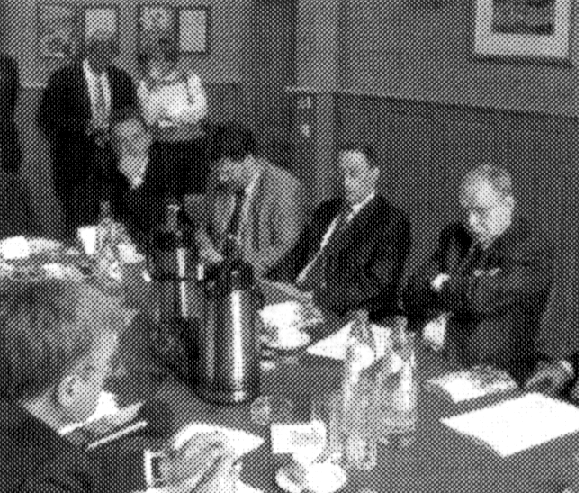
%> input picture Image processing/lucraak.tif, 579 x 493 px
$ octave wz4oef1.m   (GNU Octave 9; MATLAB toolbox functions it lacks are replaced by stand-ins)
%> lines starting %> are read from the running program, lines starting %| are printed output that depends on the picture
% Werkzitting 4 opgaves bij 1 digitalisatie van drukwerk
%lucraak is de krantenfoto

%oef 1
f = imread('lucraak.tif');
%> f is the input picture: size 493x579 uint8; min 0, max 255, mean 97.7
f = double(f)/255; f = flipud(f);

figure(1)
pcolor(f); shading interp; colormap('gray');
%> after `colormap('gray')`:
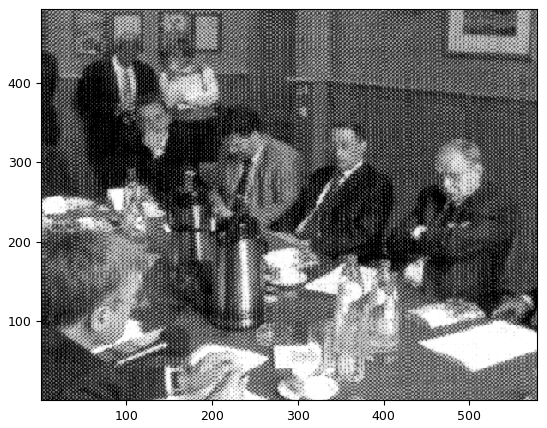
%> figure redrawn from the program's plot data

%oef 2
F = real(fftshift(fft2(f)));

figure(2)
surf(log10(abs(F))); shading interp;

%oef 3

[m,n] = size(f);
%> m = 493; n = 579
mi = floor(m/2);
%> mi = 246
mj = floor(n/2);
%> mj = 289
N = 1;
D0 = 10;
%laplaciaan parabool
for i = 1:m
    for j = 1:n
        L(i,j) = 1/(1+(sqrt((i-mi)^2+(j-mj)^2)/D0)^(2*N));
    end
end
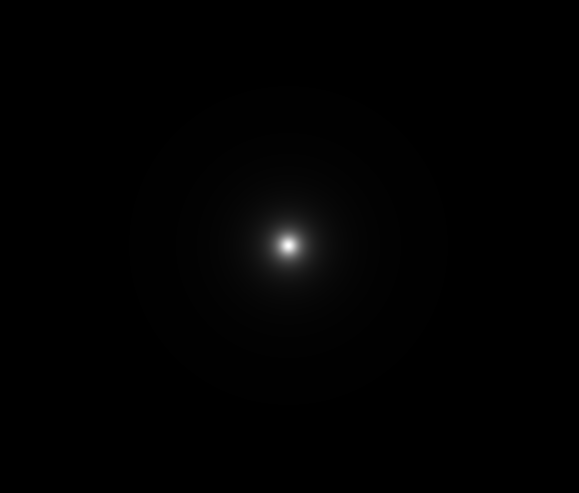
%> L: size 493x579 double; min 0.000689, max 1, mean 0.00747
%}

L2=L(mi+[-65:65],mj+[-65:65]); L2 = 1-L2;

F2=F;
F2(350+[-65:65],170+[-65:65]) = F2(350+[-65:65],170+[-65:65]) .* L2;
%> F2: size 493x579 double; min -9856.7, max 109410.6, mean 0.4; mean of the top-left, top-right, bottom-left and bottom-right quarters 0.7, -0.4, -1.1, 2.2
F2(150+[-65:65],170+[-65:65]) = F2(150+[-65:65],170+[-65:65]) .* L2;
F2(350+[-65:65],410+[-65:65]) = F2(350+[-65:65],410+[-65:65]) .* L2;
F2(150+[-65:65],410+[-65:65]) = F2(150+[-65:65],410+[-65:65]) .* L2;
%> F2: size 493x579 double; min -9856.7, max 109410.6, mean 0.3

figure(3)
surf(log10(abs(F2))); shading interp;

G = F .* L;

G = G - sum(sum(G))/(size(G,1)*size(G,2));

figure(3)
surf(log10(abs(G))); shading interp;
%> after `shading interp`:
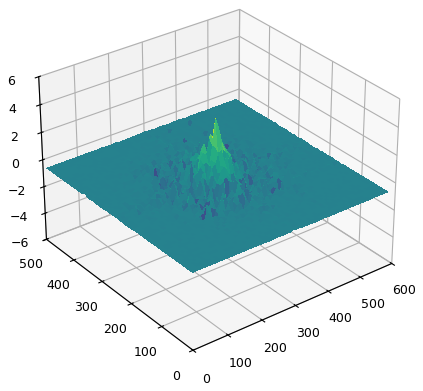
%> figure redrawn from the program's plot data

Gp = real(ifft2(ifftshift(G)));
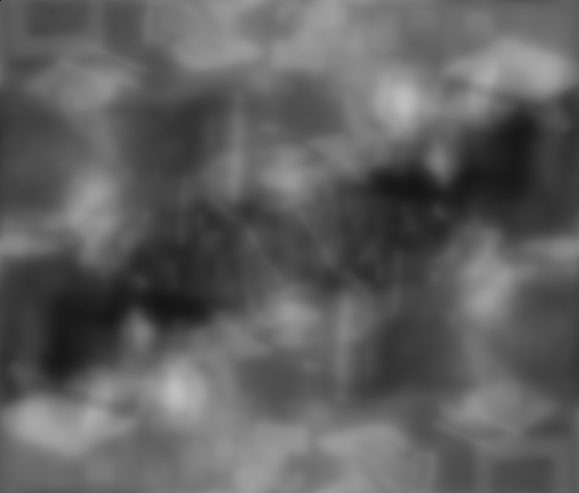
%> Gp: size 493x579 double; min 5.1e-16, max 0.748, mean 0.376
figure(4)
pcolor(Gp); colormap('gray'); shading interp;
%> after `shading interp`:
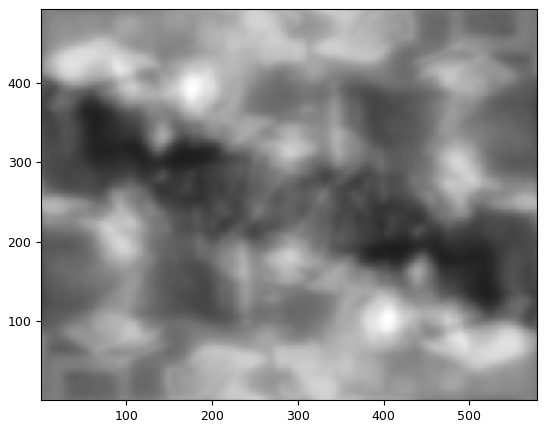
%> figure redrawn from the program's plot data

Fp = f - (mean(mean(f))/mean(mean(Gp)))*Gp;
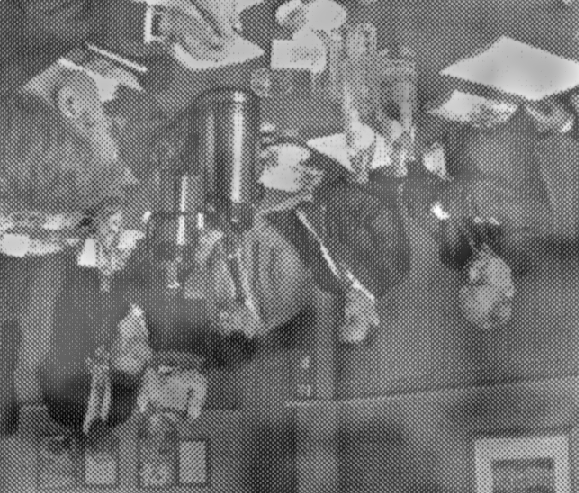
%> Fp: size 493x579 double; min -0.626, max 0.734, mean -1.73e-16; drawn with min black and max white
%fp = real(ifft2(ifftshift(Fp)));
figure(5)
pcolor(Fp); colormap('gray'); shading interp;
%> after `shading interp`:
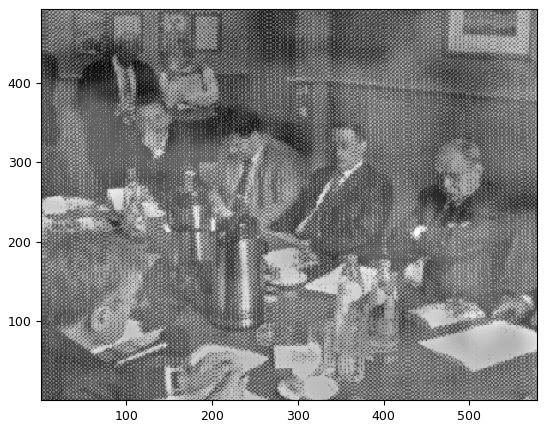
%> figure redrawn from the program's plot data
